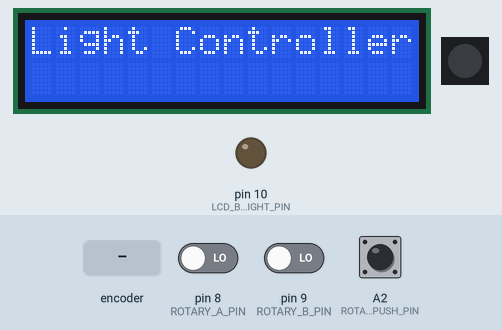
A sketch run on a simulated Arduino Nano, built with avr-gcc and run on an emulated ATmega328P. Parts: 16×2 character LCD, 1 RGB LEDs in strip order, left to right, output pins drawn as LEDs (lit = HIGH). The test bench sets the inputs (shaded band); at power-on: A2 (ROTARY_PUSH_PIN) LOW, pin 8 (ROTARY_A_PIN) LOW, pin 9 (ROTARY_B_PIN) LOW. Random numbers use the default seed unless the sketch sets one; no radio packets arrive unless stated; what the sketch prints to the serial monitor is not drawn.

Above: at 1.2 s.
1.3 s: rotary encoder on pin 8 (ROTARY_A_PIN) / pin 9 (ROTARY_B_PIN) turned 3 steps (first pin leading)
At 2.6 s:
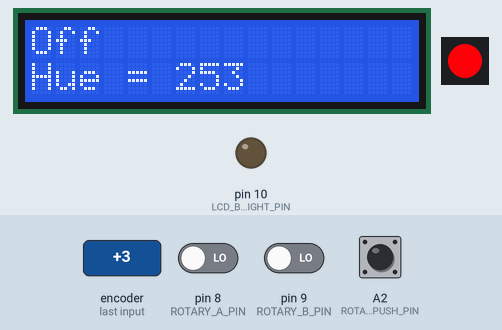
3.4 s: A2 (ROTARY_PUSH_PIN) pulled HIGH for 0.15 s
At 3.8 s:
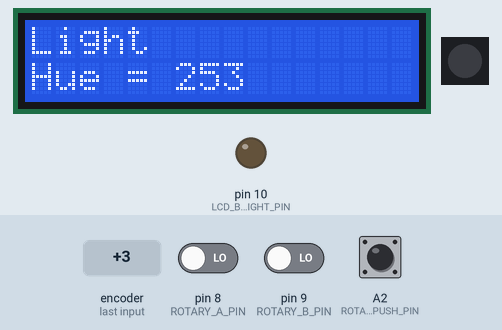
5.0 s: rotary encoder on pin 8 (ROTARY_A_PIN) / pin 9 (ROTARY_B_PIN) turned 1 step (first pin leading)
At 5.8 s:
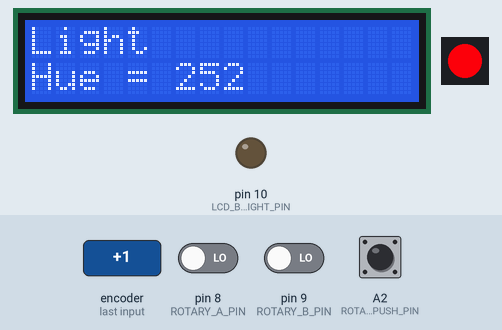
6.7 s: A2 (ROTARY_PUSH_PIN) pulled HIGH for 1 s
At 7.5 s:
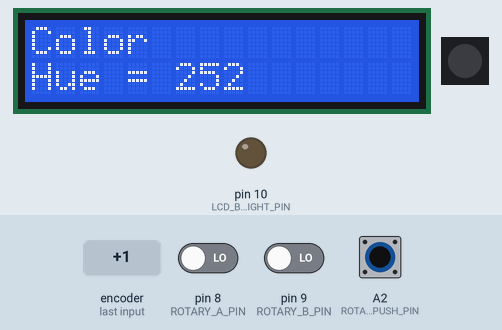
9.2 s: rotary encoder on pin 8 (ROTARY_A_PIN) / pin 9 (ROTARY_B_PIN) turned 1 step (first pin leading)
At 10.2 s:
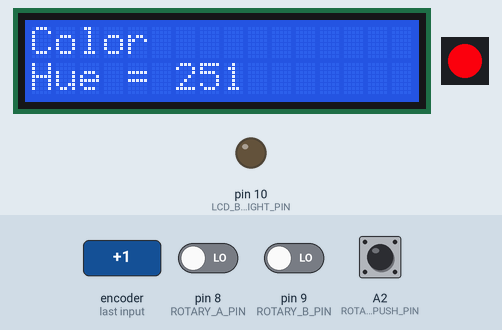
10.9 s: A2 (ROTARY_PUSH_PIN) pulled HIGH for 0.15 s
At 11.9 s:
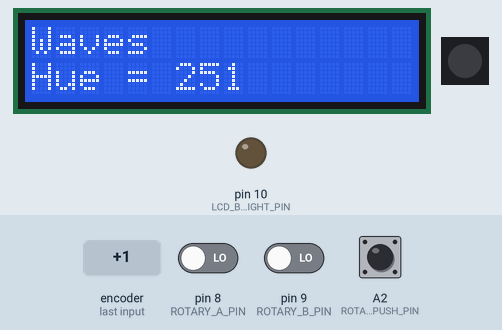
Timing chart, 0 to 13.5 s (numbered marks = the images above; inputs shaded):
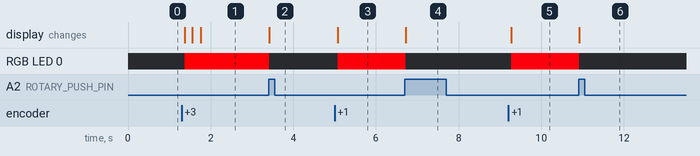

The sketch:

ledcontroller.ino
```cpp
#include <RHDatagram.h>
#include <RH_NRF24.h>
#include <SPI.h>
#include <LiquidCrystal.h>
#include <FastLED.h>


#include "FastLED.h"

// Test addresses
#define CLIENT_ADDRESS 1
#define SERVER_ADDRESS 2

// Prints extra many things
#define DEBUG_MODE true

// Pin assignments
#define LCD_RS_PIN        2
#define LCD_ENABLE_PIN    3
#define LCD_DATA4_PIN     4
#define LCD_DATA5_PIN     5
#define LCD_DATA6_PIN     6
#define LCD_DATA7_PIN     7
#define ROTARY_A_PIN      8
#define ROTARY_B_PIN      9
#define LCD_BACKLIGHT_PIN 10
#define RADIO_MOSI_PIN    11
#define RADIO_MISO_PIN    12
#define RADIO_SCK_PIN     13
#define RADIO_CSN_PIN     A0
#define RADIO_CE_PIN      A1
#define ROTARY_PUSH_PIN   A2
#define STATUS_LED_PIN    A3
#define EXTRA_IO_1_PIN    A4
#define EXTRA_IO_2_PIN    A5
#define SHAKE_PIN         A6
#define LIGHTLEVEL_PIN    A7


// LCD library
LiquidCrystal lcd(LCD_RS_PIN, LCD_ENABLE_PIN, LCD_DATA4_PIN, LCD_DATA5_PIN, LCD_DATA6_PIN, LCD_DATA7_PIN);

// Singleton instance of the radio driver
RH_NRF24 driver(RADIO_CE_PIN, RADIO_CSN_PIN);

// Class to manage message delivery and receipt, using the driver declared above
RHDatagram manager(driver, SERVER_ADDRESS);

// Dont put this on the stack:
uint8_t buffer[RH_NRF24_MAX_MESSAGE_LEN];


#define MESSAGE_SET_COLOR 0x02
#define MESSAGE_SET_MODE 0x03

#define MODE_OFF 0x00
#define MODE_LIGHT 0x01
#define MODE_COLOR 0x02
#define MODE_WAVES 0x03
#define MODE_SPARKLE 0x04
#define FIRST_MODE MODE_OFF
#define LAST_MODE MODE_SPARKLE
const int NUM_MODES = LAST_MODE + 1;

char* MODE_NAMES[NUM_MODES] = {
  "Off",
  "Light",
  "Color",
  "Waves",
  "Sparkle",
};

#define NUM_LEDS 1
CRGB previewLeds[NUM_LEDS];

CRGB targetColor;
int currentHue = 0;
int currentMode = FIRST_MODE;


unsigned long currentTime_ms = 0;


CRGB randomColor() {
   CRGB c;
   c.r = random8();
   c.g = random8();
   c.b = random8();
   return c;
}


void setup() {
   /*
   pinMode(LCD_RS_PIN, OUTPUT);
   pinMode(LCD_ENABLE_PIN, OUTPUT);
   pinMode(LCD_DATA4_PIN, OUTPUT);
   pinMode(LCD_DATA5_PIN, OUTPUT);
   pinMode(LCD_DATA6_PIN, OUTPUT);
   pinMode(LCD_DATA7_PIN, OUTPUT);
   */
   pinMode(LCD_BACKLIGHT_PIN, OUTPUT);

   pinMode(STATUS_LED_PIN, OUTPUT);

   pinMode(EXTRA_IO_1_PIN, INPUT);
   pinMode(EXTRA_IO_2_PIN, INPUT);

   pinMode(ROTARY_A_PIN, INPUT);
   pinMode(ROTARY_B_PIN, INPUT);
   pinMode(ROTARY_PUSH_PIN, INPUT);

   pinMode(SHAKE_PIN, INPUT);
   pinMode(LIGHTLEVEL_PIN, INPUT);


  Serial.begin(9600);

  lcd.begin(16, 2);
  lcd.print("Light Controller");

  FastLED.addLeds<NEOPIXEL, STATUS_LED_PIN>(previewLeds, NUM_LEDS);

  // Defaults after init are 2.402 GHz (channel 2), 2Mbps, 0dBm
  if (!manager.init()) {
    Serial.println("Radio initialization failed");
    lcd.print("Radio init fail");
  }

  targetColor = randomColor();

  analogWrite(LCD_BACKLIGHT_PIN, 0);


}


boolean checkParametrs(uint8_t command, uint8_t len, uint8_t requiredParamLength) {
  if (len < 1 + requiredParamLength) {
    Serial.print("Too few parameters passed for message type ");
    Serial.println(command, HEX);
    Serial.print("Required ");
    Serial.print(requiredParamLength);
    Serial.print(" bytes, but got ");
    Serial.print(len - 1);
    Serial.println(" bytes.");
    return false;
  }
  else {
    return true;
  }
}

void handleMessage(uint8_t buffer[], uint8_t length) {
  Serial.print("Got message: ");
  Serial.println((char*)buffer);

  if (length < 1) {
    Serial.print("Empty message.");
    return;
  }

  uint8_t messageType = buffer[0];

  switch (messageType) {

    default:
      Serial.print("Unknown message type: ");
      Serial.println(messageType, HEX);
      break;
  }

}


void updateRadio(long deltaTime_ms) {
  // Check if a message is available for us
  if (manager.available()) {
    uint8_t len = sizeof(buffer);
    uint8_t from;
    if (manager.recvfrom(buffer, &len, &from)) {
       handleMessage(buffer, len);
    }
  }
}


/**
 * t = from 0 (returns a) to 1024 (returns b).
 */
int mix(int32_t a, int32_t b, int32_t t) {
  return a + ((b - a) * t) >> 10;
}

/**
 * Interpolates between two colors.
 * amount is from 0 (100% from color) to 1024 (100% to color).
 */
CRGB mixColor(CRGB from, CRGB to, int amount) {

  // Interpolate components
  int r = mix(from.r, to.r, amount);
  int g = mix(from.g, to.g, amount);
  int b = mix(from.b, to.b, amount);

  // Clamp
  if (r < 0) r = 0;
  else if (r > 255) r = 255;

  if (g < 0) g = 0;
  else if (g > 255) g = 255;

  if (b < 0) b = 0;
  else if (b > 255) b = 255;

  // Create color and return it
  return CRGB(r, g, b);
}


void debugMessage(char* errorMessage, uint8_t messageType, uint8_t parameters[], int paramLength) {
    Serial.print(errorMessage);
    Serial.print(".  Message Type ");
    Serial.print(messageType, HEX);
    Serial.print(", parameters: ");
    for (int i = 0; i < paramLength; i++) {
      Serial.print(parameters[i], HEX);
      Serial.print(" ");
    }
    Serial.print(" ( parameter length ");
    Serial.print(paramLength);
    Serial.println(" bytes)");

}

// TODO: Take variable number of arguments of type unsigned byte, create parameter array in this method.
void sendMessage(uint8_t recipient, uint8_t messageType, uint8_t parameters[], int paramLength) {
  if (paramLength + 1 > sizeof(buffer)) {
    debugMessage("Not enough buffer space to send message", messageType, parameters, paramLength);
    return;
  }

  // Copy to buffer
  buffer[0] = messageType;
  for (int i = 0; i < paramLength; i++) {
    buffer[i + 1] = parameters[i];
  }

  // Send
  if (!manager.sendto(buffer, paramLength + 1, recipient)) {
    debugMessage("Message too long for the driver to send", messageType, parameters, paramLength);
    return;
  }

  // Print if in debug mode
  if (DEBUG_MODE) {
    debugMessage("Sending message", messageType, parameters, paramLength);
  }
}


void sendSetColor(CRGB color) {
  uint8_t rgb[3];
  rgb[0] = color.r;
  rgb[1] = color.b; // TODO: Temporary fix, it seems the lednode mixes blue and green?
  rgb[2] = color.g;

  sendMessage(RH_BROADCAST_ADDRESS, MESSAGE_SET_COLOR, rgb, 3);
}

void sendChangeMode(int currentMode) {
  uint8_t mode[1];
  mode[0] = currentMode;

  sendMessage(RH_BROADCAST_ADDRESS, MESSAGE_SET_MODE, mode, 1);
}

void previewColor(CRGB color) {
  // Send the color to the WS2812B led on pin STATUS_LED_PIN.
  previewLeds[0] = color;
  FastLED.show();
}

void refreshLcd() {
  lcd.clear();
  lcd.setCursor(0, 0);
  lcd.print(MODE_NAMES[currentMode]);
  lcd.setCursor(0, 1);
  lcd.print("Hue = ");
  lcd.print(currentHue);
}


void setMode(int mode) {
  currentMode = mode;
  previewColor(CRGB::Black);
  refreshLcd();
  sendChangeMode(currentMode);
}

void setHue(int hue) {
    if (currentHue != hue) {
      currentHue = hue;
      targetColor.setHue(currentHue);

      previewColor(targetColor);
      refreshLcd();
      sendSetColor(targetColor);
    }
}


// TODO: Extract to own library
int encoderPinALast = LOW;
long encoderLastChange = 0;
const long ACCELERATION_RESET = 500000;
const long NO_ACCELERATION  = 100000;
const long MAX_ACCELERATION = 10000;
const long MAX_ACCELERATION_FACTOR = 200;
const long ACCELERATION_DAMPENING = 6;
long averageAcceleration = 0;
long readEncoder() {
   long delta = 0;
   int aPinStatus = digitalRead(ROTARY_A_PIN);
   if ((encoderPinALast == LOW) && (aPinStatus == HIGH)) {
     if (digitalRead(ROTARY_B_PIN) == LOW) {
       delta = -1;
     } else {
       delta = 1;
     }

     // Apply acceleration
     long now = micros();
     long timeSinceLastChange = now - encoderLastChange;
     if (timeSinceLastChange > 0) {

        if (timeSinceLastChange > ACCELERATION_RESET) averageAcceleration = 1;

        long factor = (MAX_ACCELERATION_FACTOR * (timeSinceLastChange - NO_ACCELERATION)) / (MAX_ACCELERATION - NO_ACCELERATION);
        if (factor > MAX_ACCELERATION_FACTOR) factor = MAX_ACCELERATION_FACTOR;
        else if (factor < 1) factor = 1;

        averageAcceleration = (averageAcceleration * (ACCELERATION_DAMPENING - 1) + factor) / ACCELERATION_DAMPENING;
        averageAcceleration = max(1, averageAcceleration);

        delta = delta * averageAcceleration;
     }
     encoderLastChange = now;

   }
   encoderPinALast = aPinStatus;
   return delta;
}


void readHueWheel(long deltaTime_ms) {

  long hueChange = readEncoder();

  long hue = currentHue + hueChange;

  // Wrap
  hue %= 256;
  if (hue < 0) hue += 256;

  setHue(hue);
}


boolean modeButtonPressed = false;
long modeButtonHysteresis_ms = 30;
long modeButtonCooldown_ms = 0;

void readModeChange(long deltaTime_ms) {
  modeButtonCooldown_ms -= deltaTime_ms;

  if (modeButtonCooldown_ms <= 0) {
    modeButtonCooldown_ms = 0;

    boolean pressedNow = (digitalRead(ROTARY_PUSH_PIN) == LOW);

    if (pressedNow != modeButtonPressed) {
      modeButtonCooldown_ms = modeButtonHysteresis_ms;
      modeButtonPressed = pressedNow;

      if (!modeButtonPressed) {
        if (currentMode >= LAST_MODE) setMode(FIRST_MODE);
        else setMode(currentMode + 1);
      }
    }
  }
}


void readInputs(long deltaTime_ms) {
  readHueWheel(deltaTime_ms);
  readModeChange(deltaTime_ms);

}


/**
 * Returns the number of milliseconds since the last call to this method.
 * Also updates the currentTime_ms variable to be the number of milliseconds since the start of the program, or the last timer wraparound (happens every 50 days or so).
 */
long calculateDeltaTime() {
  unsigned long now = millis();
  long deltaTime_ms;

  // Handle startup and millis() wraparound (happends every 50 days or so)
  if (currentTime_ms == 0 || now < currentTime_ms) {
    deltaTime_ms = 0;
  }
  else {
    // Calculate number of milliseconds since the last call to this method
    deltaTime_ms = now - currentTime_ms;
  }

  // Update current time;
  currentTime_ms = now;

  // Return delta
  return deltaTime_ms;
}


/**
 * Main loop.
 */
void loop() {

  // Determine time step
  long deltaTime_ms = calculateDeltaTime();

  // Update subsystems
  readInputs(deltaTime_ms);
  updateRadio(deltaTime_ms);

}
```

Measured:
- after the input at 1.3 s, RGB LED 0: off → RGB(253, 0, 2) after 0.07 s, → RGB(250, 0, 5) 0.18 s later, → RGB(247, 0, 8) 0.20 s later; the display: first changes after 0.07 s (image 1 shows a later state)
- after the input at 3.4 s, RGB LED 0: RGB(247, 0, 8) → off at once; the display: changes at once (image 2)
- after the input at 5.0 s, RGB LED 0: off → RGB(245, 0, 10) after 0.07 s; the display: changes after 0.07 s (image 3)
- after the input at 6.7 s, RGB LED 0: RGB(245, 0, 10) → off at once; the display: changes at once (image 4)
- after the input at 9.2 s, RGB LED 0: off → RGB(242, 0, 13) after 0.07 s; the display: changes after 0.07 s (image 5)
- after the input at 10.9 s, RGB LED 0: RGB(242, 0, 13) → off at once; the display: changes at once (image 6)
